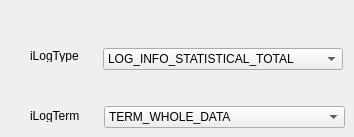
    <widget class="QWidget" name="GetLogData">
     <widget class="QComboBox" name="comboBox_GetLogData_iLogType">
      <property name="geometry">
       <rect>
        <x>103</x>
        <y>48</y>
        <width>240</width>
        <height>22</height>
       </rect>
      </property>
      <item>
       <property name="text">
        <string>LOG_INFO_STATISTICAL_TOTAL</string>
       </property>
      </item>
      <item>
       <property name="text">
        <string>LOG_INFO_STATISTICAL_SPECIFIC</string>
       </property>
      </item>
      <item>
       <property name="text">
        <string>LOG_INFO_ERRCODE</string>
       </property>
      </item>
      <item>
       <property name="text">
        <string>LOG_INFO_WARNINGCODE</string>
       </property>
      </item>
      <item>
       <property name="text">
        <string>LOG_INFO_ERRANALYSIS_GENERAL</string>
       </property>
      </item>
      <item>
       <property name="text">
        <string>LOG_INFO_OPERATIONAL</string>
       </property>
      </item>
      <item>
       <property name="text">
        <string>LOG_INFO_NEAREST_OPERATION</string>
       </property>
      </item>
      <item>
       <property name="text">
        <string>LOG_INFO_ERRANALYSIS_INDIVIDUAL</string>
       </property>
      </item>
      <item>
       <property name="text">
        <string>LOG_INFO_SENSOR</string>
       </property>
      </item>
      <item>
       <property name="text">
        <string>LOG_INFO_INTERNAL_COMMAND</string>
       </property>
      </item>
      <item>
       <property name="text">
        <string>LOG_INFO_NOTES_HANDLING</string>
       </property>
      </item>
      <item>
       <property name="text">
        <string>LOG_INFO_MOTOR_CONTROL</string>
       </property>
      </item>
      <item>
       <property name="text">
        <string>LOG_INFO_SENSORLEVEL_LATEST</string>
       </property>
      </item>
      <item>
       <property name="text">
        <string>LOG_INFO_SENSORLEVEL_SPECIFIC</string>
       </property>
      </item>
     </widget>
     <widget class="QComboBox" name="comboBox_GetLogData_iLogTerm">
      <property name="geometry">
       <rect>
        <x>104</x>
        <y>106</y>
        <width>241</width>
        <height>22</height>
       </rect>
      </property>
      <item>
       <property name="text">
        <string>TERM_WHOLE_DATA</string>
       </property>
      </item>
      <item>
       <property name="text">
        <string>TERM_THIS_MONTH</string>
       </property>
      </item>
      <item>
       <property name="text">
        <string>TERM_LAST_MONTH</string>
       </property>
      </item>
      <item>
       <property name="text">
        <string>MONTH_BEFOR_LAST</string>
       </property>
      </item>
     </widget>
     <widget class="QLabel" name="label_158">
      <property name="geometry">
       <rect>
        <x>30</x>
        <y>50</y>
        <width>54</width>
        <height>12</height>
       </rect>
      </property>
      <property name="text">
       <string>iLogType</string>
      </property>
     </widget>
     <widget class="QLabel" name="label_159">
      <property name="geometry">
       <rect>
        <x>30</x>
        <y>110</y>
        <width>54</width>
        <height>12</height>
       </rect>
      </property>
      <property name="text">
       <string>iLogTerm</string>
      </property>
     </widget>
    </widget>
